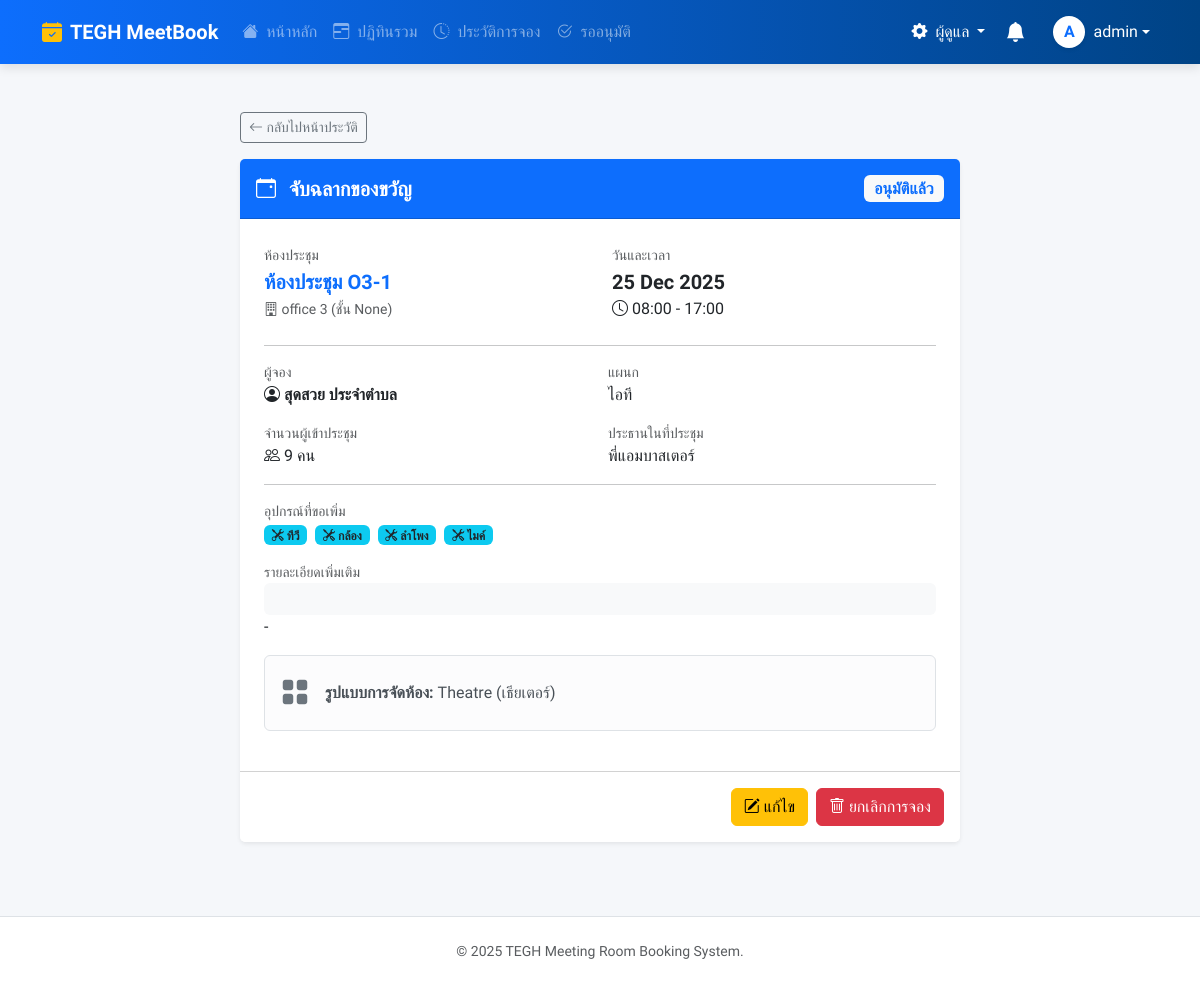
Page /booking/87/detail/ (signed in) on the committed database.
### booking/models.py (models this page shows, shortened)
class Booking(models.Model):
    user = models.ForeignKey(User, on_delete=models.SET_NULL, null=True, related_name='bookings')
    room = models.ForeignKey(Room, on_delete=models.CASCADE, related_name='bookings')
    title = models.CharField(max_length=200, verbose_name="หัวข้อการประชุม")
    start_time = models.DateTimeField(verbose_name="เวลาเริ่ม")
    end_time = models.DateTimeField(verbose_name="เวลาสิ้นสุด")
    chairman = models.CharField(max_length=200, blank=True, null=True, verbose_name="ประธาน")
    department = models.CharField(max_length=200, blank=True, null=True, verbose_name="แผนก")
    participant_count = models.PositiveIntegerField(default=1, verbose_name="จำนวนคน")
    participants = models.ManyToManyField(User, related_name='participating_in', blank=True, verbose_name="ผู้เข้าร่วม")
    is_user_seen = models.BooleanField(default=False, verbose_name="ผู้จองรับทราบแล้ว")
    equipments = models.ManyToManyField(Equipment, blank=True, related_name='bookings', verbose_name="อุปกรณ์ที่ขอเพิ่ม")
    presentation_file = models.FileField(upload_to='presentations/', blank=True, null=True, verbose_name="ไฟล์นำเสนอ")
    description = models.TextField(blank=True, null=True, verbose_name="รายละเอียด")
    additional_requests = models.TextField(blank=True, null=True, verbose_name="คำขอเพิ่มเติม")
    additional_notes = models.TextField(blank=True, null=True, verbose_name="หมายเหตุ")
    LAYOUT_CHOICES = (
        ('theatre', 'Theatre (เธียเตอร์)'),
        ('classroom', 'Classroom (แบบห้องเรียน)'),
        ('u_shape', 'U-Shape (รูปตัว U)'),
        ('banquet', 'Banquet (แบบจัดเลี้ยง)'),
        ('banquet_rounds', 'Banquet Rounds (โต๊ะจีน)'),
        ('conference', 'Conference (ห้องประชุมยาว)'),
        ('other', 'อื่นๆ (ระบุเพิ่มเติม)'),
    )
    room_layout = models.CharField(
        max_length=20,
        choices=LAYOUT_CHOICES,
        default='theatre',
        verbose_name="รูปแบบการจัดห้อง"
    )
    room_layout_attachment = models.FileField(
        upload_to='layout_attachments/',
        blank=True,
        null=True,
        verbose_name="ไฟล์แนบผังห้อง"
    )
    STATUS_CHOICES = [
        ('PENDING', 'รออนุมัติ'),
        ('APPROVED', 'อนุมัติแล้ว'),
        ('REJECTED', 'ไม่อนุมัติ'),
        ('CANCELLED', 'ยกเลิกแล้ว'),  # ต้องมีอันนี้ด้วย ไม่งั้นระบบยกเลิกจะ Error
    ]
    status = models.CharField(max_length=10, choices=STATUS_CHOICES, default='PENDING')
    created_at = models.DateTimeField(auto_now_add=True)
    updated_at = models.DateTimeField(auto_now=True)
    parent_booking = models.ForeignKey('self', on_delete=models.CASCADE, null=True, blank=True, related_name='child_bookings')
    recurrence_rule = models.CharField(max_length=20, blank=True, null=True)
    outlook_event_id = models.CharField(max_length=255, blank=True, null=True)
    def can_user_edit_or_cancel(self, user):
        if not user or not user.is_authenticated: return False
        if user.is_staff: return True
        if self.is_past: return False
        return self.user == user

class Room(models.Model):
    name = models.CharField(max_length=100, verbose_name="ชื่อห้องประชุม")
    building = models.CharField(max_length=100, blank=True, null=True, verbose_name="อาคาร/ตึก")
    floor = models.CharField(max_length=50, blank=True, null=True, verbose_name="ชั้น")
    location = models.CharField(max_length=255, blank=True, null=True, verbose_name="สถานที่ตั้ง")
    capacity = models.PositiveIntegerField(default=1, verbose_name="ความจุ (คน)")
    equipment_in_room = models.TextField(blank=True, null=True, help_text="ระบุอุปกรณ์ถาวรในห้อง", verbose_name="อุปกรณ์ถาวรในห้อง")
    image = models.ImageField(upload_to='room_images/', blank=True, null=True, verbose_name="รูปภาพห้อง")
    approver = models.ForeignKey(User, on_delete=models.SET_NULL, null=True, blank=True, related_name='approver_rooms', verbose_name="ผู้อนุมัติ")
    is_maintenance = models.BooleanField(default=False, verbose_name="สถานะปิดปรับปรุง")
    maintenance_start = models.DateTimeField(null=True, blank=True, verbose_name="เริ่มปิดปรับปรุง")
    maintenance_end = models.DateTimeField(null=True, blank=True, verbose_name="สิ้นสุดปิดปรับปรุง")
    requires_approval = models.BooleanField(default=True, verbose_name="ต้องรออนุมัติ")
    line_notify_token = models.CharField(max_length=50, blank=True, null=True, verbose_name="Line Notify Token")
    teams_webhook_url = models.TextField(blank=True, null=True, verbose_name="Teams Webhook URL")

class Equipment(models.Model):
    name = models.CharField(max_length=100, verbose_name="ชื่ออุปกรณ์")
    description = models.TextField(blank=True, null=True, verbose_name="รายละเอียด")

### booking/views.py (the view)
# urls.py: path('booking/<int:booking_id>/detail/', views.booking_detail_view, name='booking_detail'),
@login_required
def booking_detail_view(request, booking_id):
    b = get_object_or_404(Booking, pk=booking_id)
    can_edit = b.can_user_edit_or_cancel(request.user)
    return render(request, 'pages/booking_detail.html', {**get_base_context(request), 'booking': b, 'can_edit_or_cancel': can_edit})

### booking/views.py (called while the page is built)
def is_admin(user):
    return user.is_authenticated and (user.is_superuser or user.is_staff or user.groups.filter(name='Admin').exists())

def is_approver_or_admin(user):
    return user.is_authenticated and (user.is_superuser or user.is_staff or user.groups.filter(name__in=['Approver', 'Admin']).exists())

### templates/pages/booking_detail.html (shortened to what this page needs)
{% extends 'base.html' %}
{% block content %}
<div class="container py-4">
    <div class="row justify-content-center">
        <div class="col-lg-8">
            <a href="{% url 'history' %}" class="btn btn-outline-secondary mb-3 btn-sm">
                <i class="bi bi-arrow-left"></i> กลับไปหน้าประวัติ
            </a>
            <div class="card shadow-sm border-0">
                <div class="card-header bg-primary text-white py-3">
                    <div class="d-flex justify-content-between align-items-center">
                        <h5 class="mb-0 fw-bold"><i class="bi bi-calendar-event me-2"></i> {{ booking.title }}</h5>
                        <span class="badge bg-light text-primary fs-6">{{ booking.get_status_display }}</span>
                    </div>
                </div>
                <div class="card-body p-4">
                    <div class="row g-4 mb-4">
                        <div class="col-md-6">
                            <label class="text-muted small">ห้องประชุม</label>
                            <div class="fw-bold fs-5 text-primary">{{ booking.room.name }}</div>
                            <small class="text-muted"><i class="bi bi-building"></i> {{ booking.room.building }} (ชั้น {{ booking.room.floor }})</small>
                        </div>
                        <div class="col-md-6">
                            <label class="text-muted small">วันและเวลา</label>
                            <div class="fw-bold fs-5">{{ booking.start_time|date:"d M Y" }}</div>
                            <div class="text-dark">
                                <i class="bi bi-clock"></i> {{ booking.start_time|date:"H:i" }} - {{ booking.end_time|date:"H:i" }}
                            </div>
                        </div>
                    </div>
                    <hr class="opacity-10">
                    <div class="row g-3">
                        <div class="col-md-6">
                            <label class="text-muted small d-block">ผู้จอง</label>
                            <span class="fw-bold"><i class="bi bi-person-circle"></i> {{ booking.user.get_full_name|default:booking.user.username }}</span>
                        </div>
                        <div class="col-md-6">
                            <label class="text-muted small d-block">แผนก</label>
                            <span>{{ booking.department|default:"-" }}</span>
                        </div>
                        <div class="col-md-6">
                            <label class="text-muted small d-block">จำนวนผู้เข้าประชุม</label>
                            <span><i class="bi bi-people"></i> {{ booking.participant_count }} คน</span>
                        </div>
                        <div class="col-md-6">
                            <label class="text-muted small d-block">ประธานในที่ประชุม</label>
                            <span>{{ booking.chairman|default:"-" }}</span>
                        </div>
                    </div>
                    <hr class="opacity-10">
                    <div class="mb-3">
                        <label class="text-muted small d-block">อุปกรณ์ที่ขอเพิ่ม</label>
                        {% for equip in booking.equipments.all %}
                            <span class="badge bg-info text-dark me-1"><i class="bi bi-tools"></i> {{ equip.name }}</span>
                        {% empty %}
                            <span class="text-muted">- ไม่มี -</span>
                        {% endfor %}
                    </div>
                    <div class="mb-3">
                        <label class="text-muted small d-block">รายละเอียดเพิ่มเติม</label>
                        <p class="mb-0 bg-light p-3 rounded text-secondary">{{ booking.description|default:"-"|linebreaks }}</p>
                    </div>
                    {% if booking.room_layout %}
                    <div class="alert alert-light border d-flex align-items-center">
                        <i class="bi bi-grid-fill fs-3 me-3 text-secondary"></i>
                        <div>
                            <strong>รูปแบบการจัดห้อง:</strong> {{ booking.get_room_layout_display }}
                        </div>
                    </div>
                    {% endif %}
                </div>
                {% if can_edit_or_cancel %}
                <div class="card-footer bg-white p-3 d-flex justify-content-end gap-2">
                    <a href="{% url 'edit_booking' booking.id %}" class="btn btn-warning">
                        <i class="bi bi-pencil-square"></i> แก้ไข
                    </a>
                    <form action="{% url 'delete_booking' booking.id %}" method="post" onsubmit="return confirm('ยืนยันที่จะยกเลิกการจองนี้?');">
                        <button type="submit" class="btn btn-danger">
                            <i class="bi bi-trash"></i> ยกเลิกการจอง
                        </button>
                    </form>
                </div>
                {% endif %}
            </div>
        </div>
    </div>
</div>
{% endblock %}

### templates/base.html (shortened to what this page needs)
{% load static %}
<!DOCTYPE html>
<html lang="th">
<head>
    <link href="https://cdn.jsdelivr.net/npm/bootstrap@5.3.0/dist/css/bootstrap.min.css" rel="stylesheet">
    <link rel="stylesheet" href="https://cdn.jsdelivr.net/npm/bootstrap-icons@1.11.0/font/bootstrap-icons.css">
    <link href="https://cdn.jsdelivr.net/npm/select2@4.1.0-rc.0/dist/css/select2.min.css" rel="stylesheet" />
    <link rel="stylesheet" href="https://cdn.jsdelivr.net/npm/select2-bootstrap-5-theme@1.3.0/dist/select2-bootstrap-5-theme.min.css" />
</head>
<body class="d-flex flex-column min-vh-100">
    <nav class="navbar navbar-expand-lg navbar-dark navbar-premium sticky-top">
        <div class="container">
            <a class="navbar-brand fw-bold d-flex align-items-center"
                href="{% if user.is_authenticated %}{% url 'dashboard' %}{% else %}{% url 'root' %}{% endif %}">
                <i class="bi bi-calendar-check-fill me-2 text-warning"></i>
                TEGH MeetBook
            </a>
            <div class="collapse navbar-collapse" id="navbarNav">
                <ul class="navbar-nav me-auto">
                    {% for item in menu_items %}
                    <li class="nav-item">
                        <a class="nav-link {% if item.active %}active text-white{% else %}text-white-50{% endif %}" href="{% url item.url_name %}">
                            <i class="bi {{ item.icon }} me-1"></i> {{ item.label }}
                        </a>
                    </li>
                    {% endfor %}
                </ul>
                <ul class="navbar-nav align-items-center gap-1">
                    {% if is_admin_user %}
                    <li class="nav-item dropdown">
                        <a class="nav-link dropdown-toggle text-white" href="#" data-bs-toggle="dropdown">
                            <i class="bi bi-gear-fill me-1"></i> ผู้ดูแล
                        </a>
                    </li>
                    {% endif %}
                    {% if user.is_authenticated %}
                    <li class="nav-item dropdown">
                        <a class="nav-link position-relative text-white" href="#" id="notificationDropdown" role="button" data-bs-toggle="dropdown" aria-expanded="false">
                            <i class="bi bi-bell-fill fs-5"></i>
                        </a>
                    </li>
                    {% endif %} {% if user.is_authenticated %}
                    <li class="nav-item dropdown ms-2">
                        <a class="nav-link dropdown-toggle text-white d-flex align-items-center" href="#" data-bs-toggle="dropdown">
                            <div class="bg-white text-primary rounded-circle d-flex align-items-center justify-content-center fw-bold me-2 shadow-sm" style="width: 32px; height: 32px;">
                                {{ user.username|make_list|first|upper }}
                            </div>
                            <span class="d-none d-lg-inline">{{ user.username }}</span>
                        </a>
                    </li>
                    {% else %}
                    <li class="nav-item">
                        <a class="btn btn-outline-light fw-bold ms-2 px-3 py-1" href="{% url 'login' %}">
                            เข้าสู่ระบบ
                        </a>
                    </li>
                    {% endif %}
                </ul>
            </div>
        </div>
    </nav>
    <main class="main-wrapper mt-4">
        <div class="container">
            {% block content %}{% endblock %}
        </div>
    </main>
    <footer class="bg-white border-top py-4 mt-auto">
        <div class="container text-center text-muted small">
            <p class="mb-1">&copy; {% now "Y" %} TEGH Meeting Room Booking System.</p>
        </div>
    </footer>
</body>
</html>

### templates/base.html (style rules this page uses)
body { font-family: 'Sarabun', sans-serif; background-color: #f5f7fa; overflow-x: hidden; }
.navbar-premium { background: linear-gradient(90deg, #0d6efd 0%, #004385 100%); box-shadow: 0 4px 10px rgba(0,0,0,0.1); }
.nav-link { transition: all 0.2s; }
.main-wrapper { min-height: 80vh; padding-bottom: 50px; width: 100%; }

### rows in the picture
Booking: title "จับฉลากของขวัญ", status "อนุมัติแล้ว", room.name "ห้องประชุม O3-1", room.building "office 3", room.floor "None", start_time "25 Dec 2025", start_time "08:00", end_time "17:00", user.get_full_name "สุดสวย ประจำตำบล", department "ไอที", participant_count "9", chairman "พี่แอมบาสเตอร์", description "-", room_layout "Theatre (เธียเตอร์)"
Equipment: name "ทีวี"
Equipment: name "กล้อง"
Equipment: name "ลำโพง"
Equipment: name "ไมค์"

### other values in the picture
{{ item.label }} "หน้าหลัก" "ปฏิทินรวม" "ประวัติการจอง" "รออนุมัติ"
{{ user.username|make_list|first|upper }} "A"
{{ user.username }} "admin"
